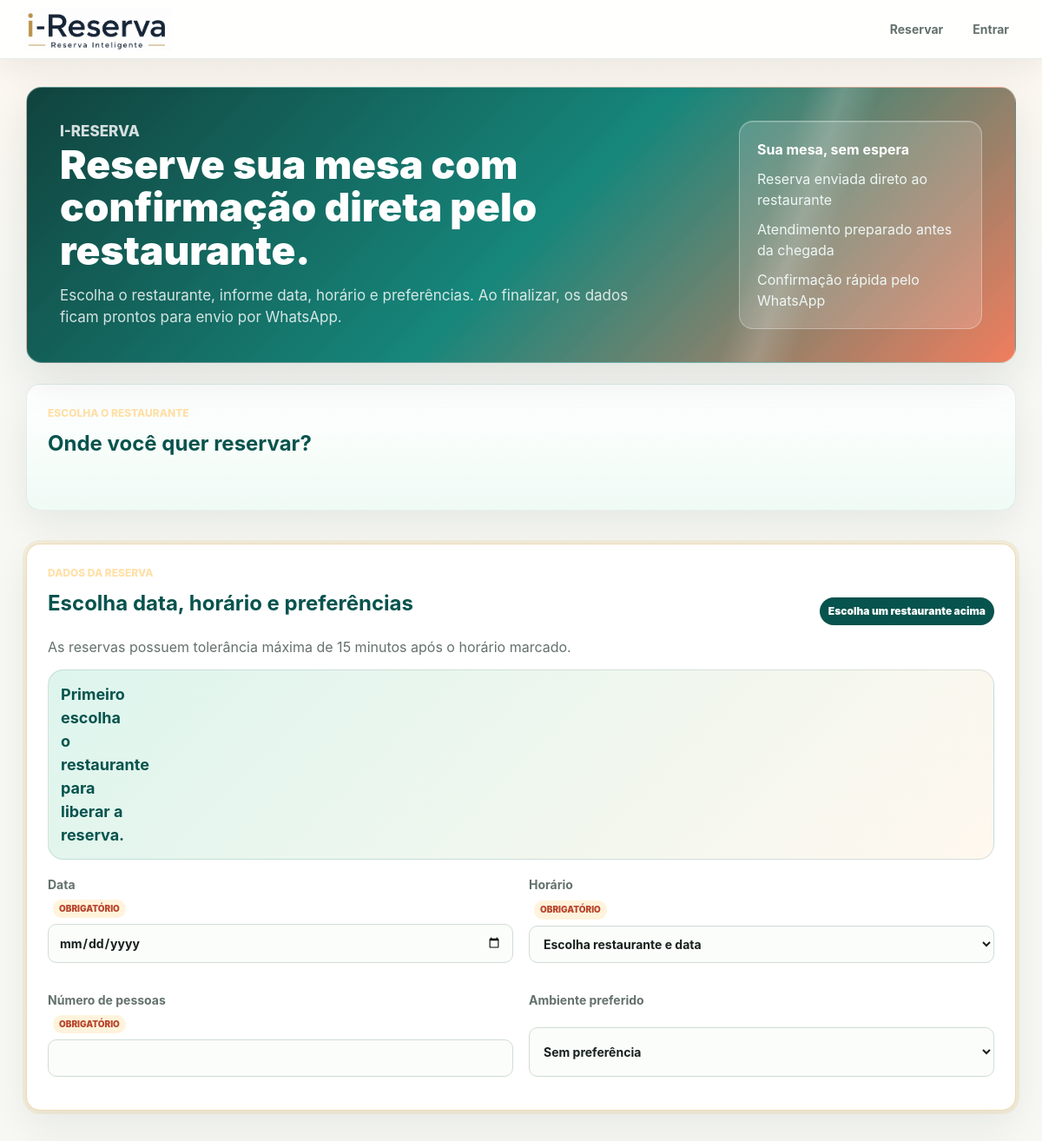
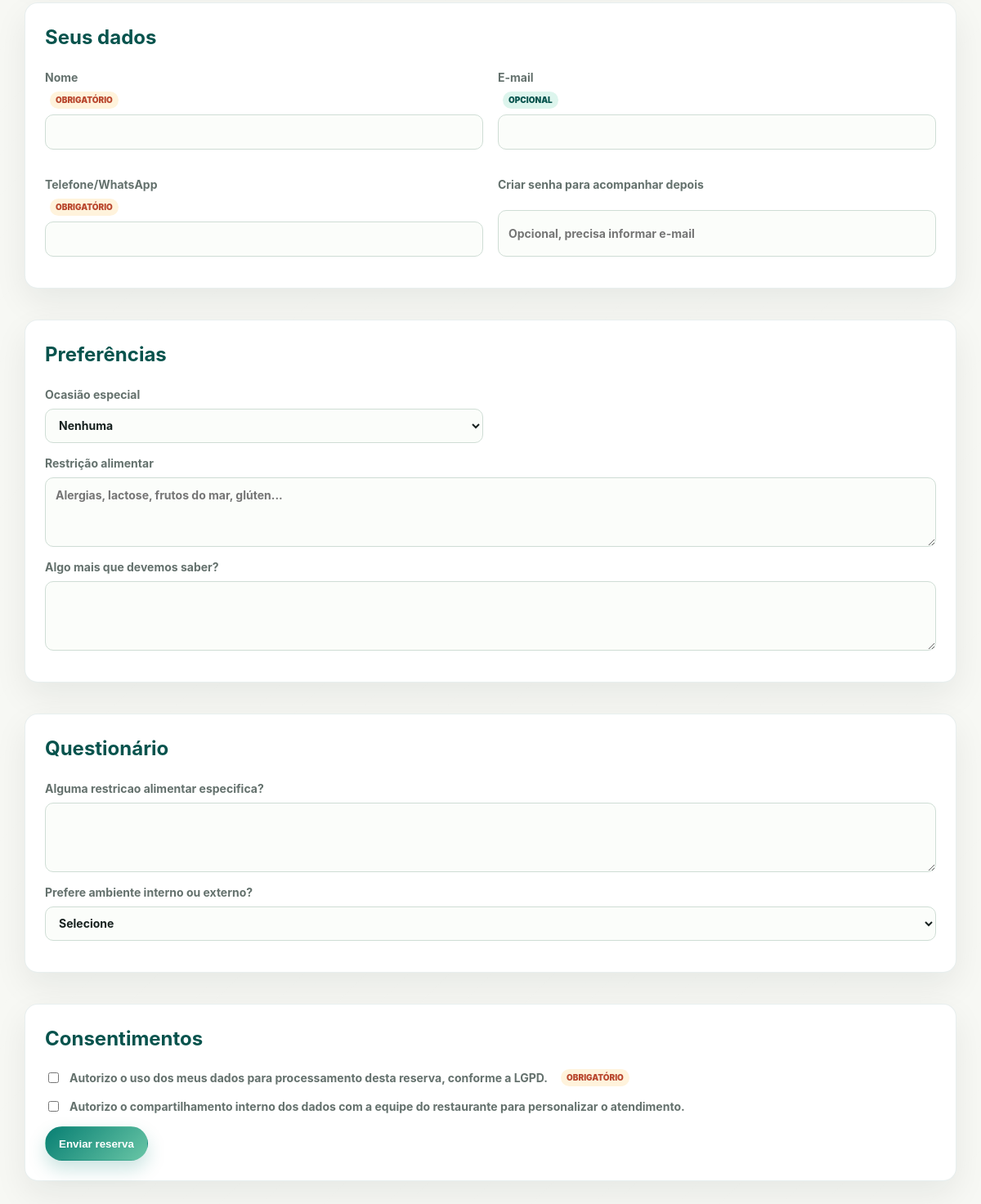
/, run on an earlier commit of the app's database (2 pictures, top to bottom).
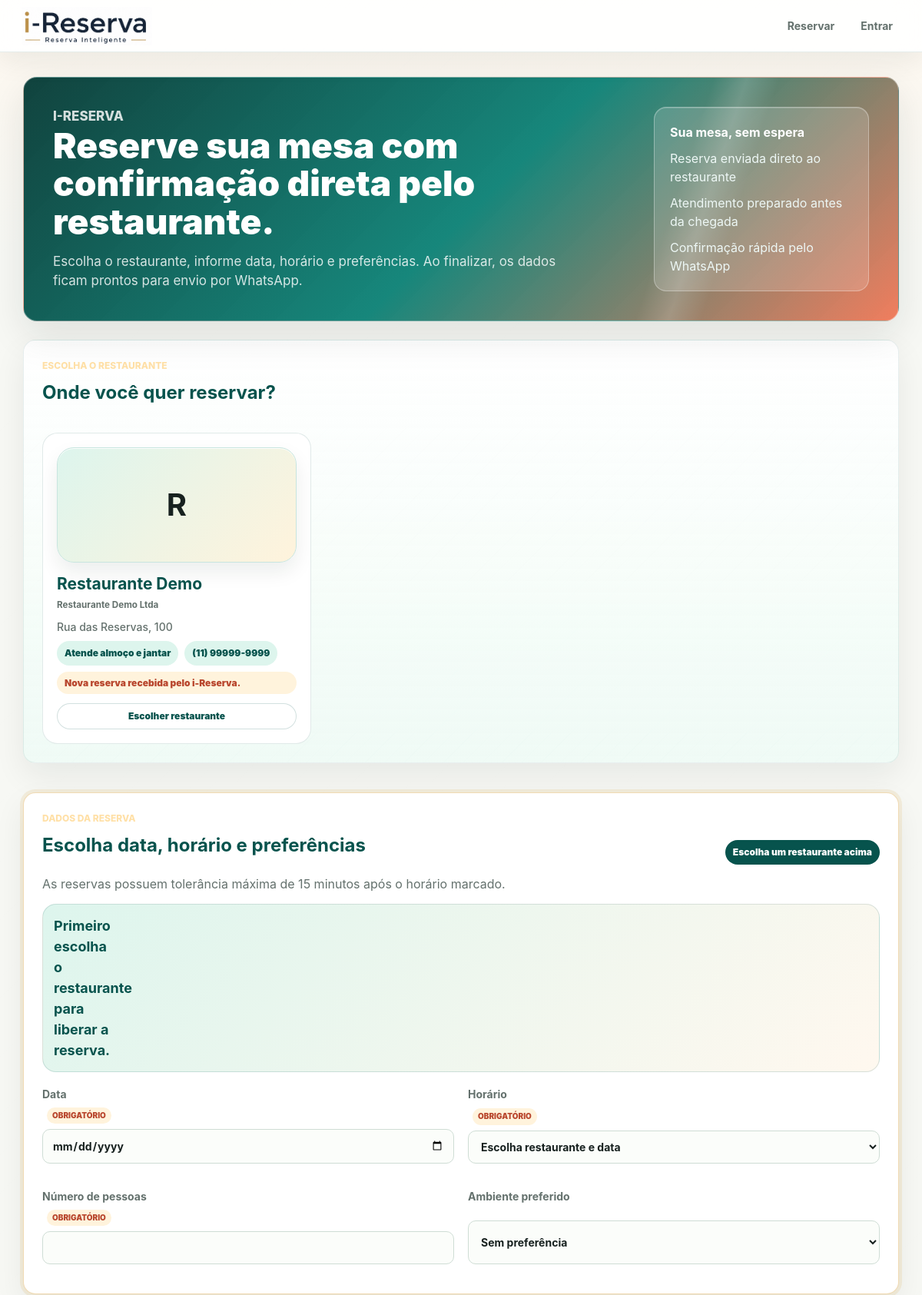
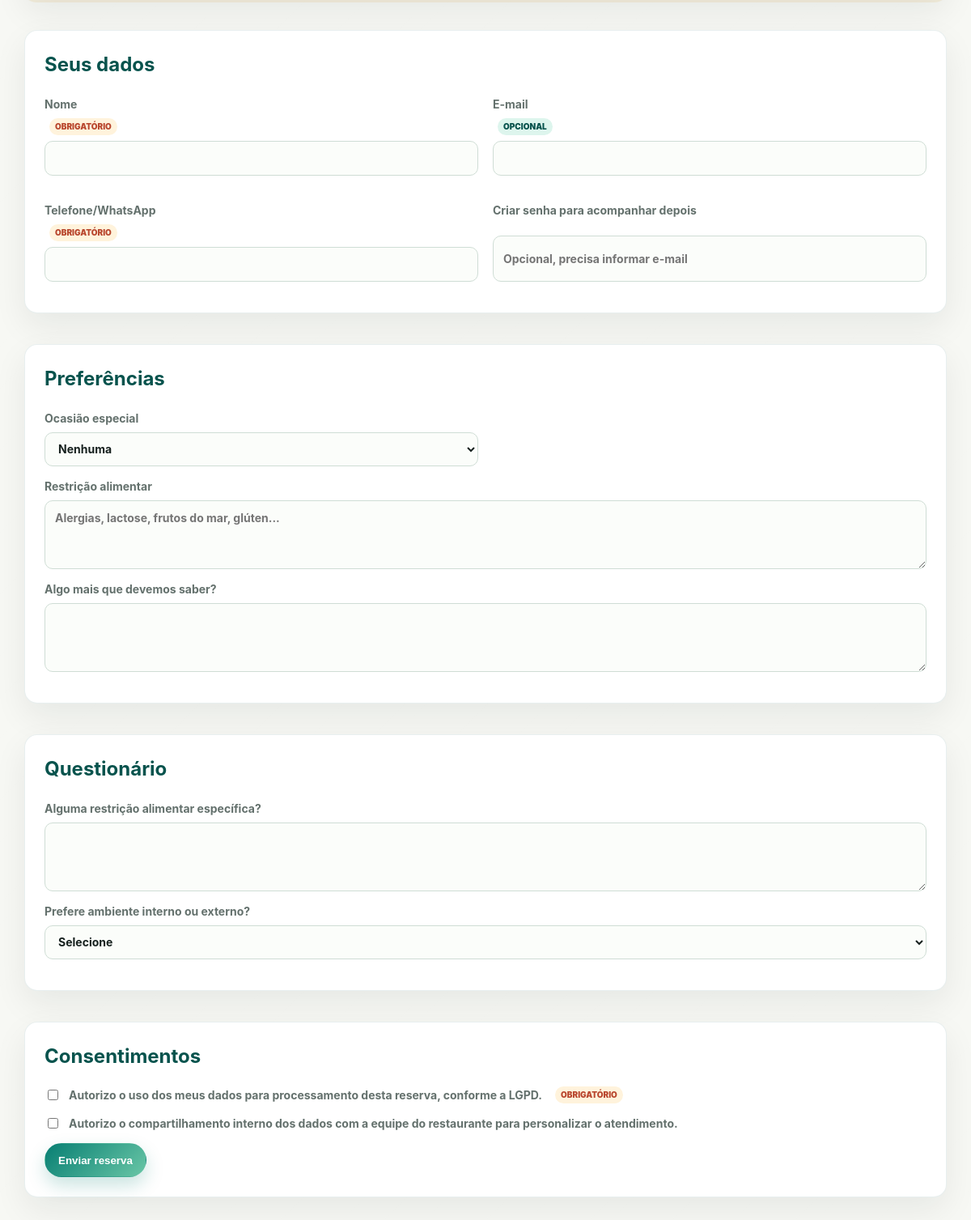
And on a later commit of the database (2 pictures, top to bottom).
### tables this page shows
CREATE TABLE questionnaire_questions (
  id INT AUTO_INCREMENT PRIMARY KEY,
  label VARCHAR(220) NOT NULL,
  field_type ENUM('text','textarea','select','checkbox') NOT NULL DEFAULT 'text',
  options_text TEXT NULL,
  is_required TINYINT(1) NOT NULL DEFAULT 0,
  sort_order INT NOT NULL DEFAULT 0,
  status ENUM('active','inactive') NOT NULL DEFAULT 'active',
  created_at TIMESTAMP DEFAULT CURRENT_TIMESTAMP
);

CREATE TABLE restaurants (
  id INT AUTO_INCREMENT PRIMARY KEY,
  name VARCHAR(180) NOT NULL,
  legal_name VARCHAR(180) NULL,
  document_number VARCHAR(40) NULL,
  email VARCHAR(160) NULL,
  phone VARCHAR(40) NULL,
  whatsapp VARCHAR(40) NOT NULL,
  logo_url VARCHAR(500) NULL,
  logo_mime VARCHAR(80) NULL,
  logo_data MEDIUMBLOB NULL,
  smtp_enabled TINYINT(1) NOT NULL DEFAULT 0,
  smtp_host VARCHAR(180) NULL,
  smtp_port INT NULL DEFAULT 587,
  smtp_username VARCHAR(180) NULL,
  smtp_password VARCHAR(255) NULL,
  smtp_encryption ENUM('tls','ssl','none') NOT NULL DEFAULT 'tls',
  smtp_from_email VARCHAR(180) NULL,
  smtp_from_name VARCHAR(180) NULL,
  smtp_admin_email VARCHAR(180) NULL,
  address TEXT NULL,
  reservation_message TEXT NULL,
  status ENUM('active','inactive') NOT NULL DEFAULT 'active',
  created_at TIMESTAMP DEFAULT CURRENT_TIMESTAMP
);

### includes/functions.php (called while the page is built, shortened)
<?php
function e($value)
{
    return htmlspecialchars((string)$value, ENT_QUOTES, 'UTF-8');
}
function current_customer()
{
    return isset($_SESSION['customer']) ? $_SESSION['customer'] : null;
}
function restaurant_logo_src($restaurant)
{
    $hasLogo = !empty($restaurant['has_logo']) || (!array_key_exists('has_logo', $restaurant) && !empty($restaurant['logo_mime']));
    return '';
}

### public/index.php (the view, shortened to what this page needs)
<?php
require_once __DIR__ . '/../config/db.php';
require_once __DIR__ . '/../includes/header.php';
$questions = $pdo->query("SELECT * FROM questionnaire_questions WHERE status = 'active' ORDER BY sort_order, id")->fetchAll();
$restaurants = $pdo->query("SELECT id, name, legal_name, email, phone, whatsapp, logo_url, logo_mime, logo_data IS NOT NULL AS has_logo, IF(logo_data IS NULL, NULL, MD5(logo_data)) AS logo_version, address, reservation_message FROM restaurants WHERE status = 'active' ORDER BY name")->fetchAll();
$hoursRows = $pdo->query("SELECT restaurant_id, weekday, period, opens_at, closes_at, is_closed FROM restaurant_hours ORDER BY restaurant_id, weekday, period")->fetchAll();
$availability = array();
foreach ($hoursRows as $row) {
    $availability[(int)$row['restaurant_id']][(int)$row['weekday']][] = array(
        'period' => $row['period'],
        'open' => substr($row['opens_at'], 0, 5),
        'close' => substr($row['closes_at'], 0, 5)
    );
}
$customer = current_customer();
function restaurant_hours_summary($availability, $restaurantId)
{
    $periodLabels = array('lunch' => 'almoço', 'dinner' => 'jantar');
    $availablePeriods = array();
    foreach ($availability[$restaurantId] as $periods) {
        foreach ($periods as $period) {
            $availablePeriods[$period['period']] = isset($periodLabels[$period['period']]) ? $periodLabels[$period['period']] : $period['period'];
        }
    }
    return 'Atende ' . implode(' e ', array_values($availablePeriods));
}
?>
<section class="hero">
    <div>
        <p class="eyebrow">i-Reserva</p>
        <h1>Reserve sua mesa com confirmação direta pelo restaurante.</h1>
        <p>Escolha o restaurante, informe data, horário e preferências. Ao finalizar, os dados ficam prontos para envio por WhatsApp.</p>
    </div>
    <div class="hero-panel">
        <strong>Sua mesa, sem espera</strong>
        <span>Reserva enviada direto ao restaurante</span>
        <span>Atendimento preparado antes da chegada</span>
        <span>Confirmação rápida pelo WhatsApp</span>
    </div>
</section>
<form class="form-grid public-booking-form no-restaurant-selected" action="reservar.php" method="post">
    <section class="panel restaurant-showcase">
        <div class="section-title">
            <div>
                <p class="eyebrow">Escolha o restaurante</p>
                <h2>Onde você quer reservar?</h2>
            </div>
        </div>
        <div class="restaurant-choice restaurant-showcase-grid">
            <?php foreach ($restaurants as $index => $restaurant): ?>
                <label class="restaurant-option restaurant-showcase-card">
                    <span class="restaurant-logo featured">
                        <?php if ($logo = restaurant_logo_src($restaurant)): ?>
                            <strong><?php echo e(substr($restaurant['name'], 0, 1)); ?></strong>
                            <img src="<?php echo e($logo); ?>" alt="<?php echo e($restaurant['name']); ?>" onerror="this.style.display='none'; this.parentElement.classList.add('logo-fallback');">
                        <?php else: ?>
                            <strong><?php echo e(substr($restaurant['name'], 0, 1)); ?></strong>
                        <?php endif; ?>
                    </span>
                    <span class="restaurant-showcase-content">
                        <strong><?php echo e($restaurant['name']); ?></strong>
                        <?php if (!empty($restaurant['legal_name'])): ?><small><?php echo e($restaurant['legal_name']); ?></small><?php endif; ?>
                        <em><?php echo e($restaurant['address']); ?></em>
                        <span class="restaurant-meta">
                            <span><?php echo e(restaurant_hours_summary($availability, (int)$restaurant['id'])); ?></span>
                            <?php if (!empty($restaurant['phone'])): ?><span><?php echo e($restaurant['phone']); ?></span><?php endif; ?>
                        </span>
                        <?php if (!empty($restaurant['reservation_message'])): ?>
                            <span class="restaurant-message"><?php echo e($restaurant['reservation_message']); ?></span>
                        <?php endif; ?>
                        <span class="restaurant-select-label" data-default-label="Escolher restaurante" data-selected-label="Restaurante selecionado">Escolher restaurante</span>
                    </span>
                </label>
            <?php endforeach; ?>
        </div>
    </section>
    <section class="panel reservation-details-panel" id="reservationDetails">
        <div class="section-title">
            <div>
                <p class="eyebrow">Dados da reserva</p>
                <h2>Escolha data, horário e preferências</h2>
                <p class="muted-line">As reservas possuem tolerância máxima de 15 minutos após o horário marcado.</p>
            </div>
            <span class="selected-restaurant-pill" id="selectedRestaurantPill">Escolha um restaurante acima</span>
        </div>
        <div class="selected-restaurant-summary" id="selectedRestaurantSummary"></div>
        <div class="grid two">
            <label>Data <span class="required-mark">obrigatório</span>
                <input type="date" name="reservation_date" required min="<?php echo date('Y-m-d'); ?>">
            </label>
            <label>Horário <span class="required-mark">obrigatório</span>
                <select name="reservation_time" id="reservationTime" required>
                    <option value="">Escolha restaurante e data</option>
                </select>
            </label>
            <label>Número de pessoas <span class="required-mark">obrigatório</span>
                <input type="number" name="party_size" min="1" max="40" required>
            </label>
            <label>Ambiente preferido
                <select name="environment_id">
                    <option value="">Sem preferência</option>
                </select>
            </label>
        </div>
    </section>
    <section class="panel">
        <h2>Seus dados</h2>
        <div class="grid two">
            <label>Nome <span class="required-mark">obrigatório</span>
                <input type="text" name="customer_name" required value="<?php echo e($customer ? $customer['name'] : ''); ?>">
            </label>
            <label>E-mail <span class="optional-mark">opcional</span>
                <input type="email" name="customer_email" value="<?php echo e($customer ? $customer['email'] : ''); ?>">
            </label>
            <label>Telefone/WhatsApp <span class="required-mark">obrigatório</span>
                <input type="text" name="customer_phone" required value="<?php echo e($customer ? $customer['phone'] : ''); ?>">
            </label>
            <?php if (!$customer): ?>
                <label>Criar senha para acompanhar depois
                    <input type="password" name="customer_password" placeholder="Opcional, precisa informar e-mail">
                </label>
            <?php endif; ?>
        </div>
    </section>
    <section class="panel">
            <h2>Preferências</h2>
        <div class="grid two">
            <label>Ocasião especial
                <select name="occasion_id" id="occasionSelect">
                    <option value="">Nenhuma</option>
                </select>
            </label>
        </div>
        <label>Restrição alimentar
            <textarea name="dietary_restrictions" rows="3" placeholder="Alergias, lactose, frutos do mar, glúten..."></textarea>
        </label>
        <label>Algo mais que devemos saber?
            <textarea name="notes" rows="3"></textarea>
        </label>
    </section>
    <?php if ($questions): ?>
        <section class="panel">
            <h2>Questionário</h2>
            <?php foreach ($questions as $question): ?>
                <label><?php echo e($question['label']); ?>
                    <?php if ($question['field_type'] === 'textarea'): ?>
                        <textarea name="answers[<?php echo (int)$question['id']; ?>]" rows="3" <?php echo $question['is_required'] ? 'required' : ''; ?>></textarea>
                    <?php elseif ($question['field_type'] === 'select'): ?>
                        <select name="answers[<?php echo (int)$question['id']; ?>]" <?php echo $question['is_required'] ? 'required' : ''; ?>>
                            <option value="">Selecione</option>
                        </select>
                    <?php elseif ($question['field_type'] === 'checkbox'): ?>
                        <input type="checkbox" name="answers[<?php echo (int)$question['id']; ?>]" value="Sim">
                    <?php else: ?>
                        <input type="text" name="answers[<?php echo (int)$question['id']; ?>]" <?php echo $question['is_required'] ? 'required' : ''; ?>>
                    <?php endif; ?>
                </label>
            <?php endforeach; ?>
        </section>
    <?php endif; ?>
    <section class="panel">
        <h2>Consentimentos</h2>
        <label class="check">
            <input type="checkbox" name="lgpd_terms_consent" value="1" required>
            Autorizo o uso dos meus dados para processamento desta reserva, conforme a LGPD. <span class="required-mark">obrigatório</span>
        </label>
        <label class="check">
            <input type="checkbox" name="lgpd_share_consent" value="1">
            Autorizo o compartilhamento interno dos dados com a equipe do restaurante para personalizar o atendimento.
        </label>
        <button class="button primary" type="submit">Enviar reserva</button>
    </section>
</form>
<?php require_once __DIR__ . '/../includes/footer.php'; ?>

### includes/header.php (shortened to what this page needs)
<?php
require_once __DIR__ . '/functions.php';
$isAdmin = isset($isAdmin) ? $isAdmin : false;
?>
<!doctype html>
<html lang="pt-BR">
<head>
    <link rel="stylesheet" href="../assets/css/app.css">
</head>
<body class="<?php echo $isAdmin ? 'admin-shell' : 'public-shell'; ?>">
<header class="topbar">
    <a class="brand" href="<?php echo $isAdmin ? 'index.php' : 'index.php'; ?>" aria-label="i-Reserva">
        <img src="../assets/img/logo-ireserva.png" alt="i-Reserva">
    </a>
    <nav>
        <?php if ($isAdmin): ?>
            <a href="index.php">Painel</a>
            <a href="ocupacao.php">Ocupação</a>
            <a href="reservas.php">Reservas</a>
            <a href="restaurantes.php">Restaurantes</a>
            <a href="configuracoes.php">Configurações</a>
            <a href="manutencao.php">Manutenção</a>
            <a href="logout.php">Sair</a>
        <?php else: ?>
            <a href="index.php">Reservar</a>
            <?php if (current_customer()): ?>
                <a href="minhas-reservas.php">Minhas reservas</a>
                <a href="logout.php">Sair</a>
            <?php else: ?>
                <a href="login.php">Entrar</a>
            <?php endif; ?>
        <?php endif; ?>
    </nav>
</header>
<main class="page">

### includes/footer.php
</main>
</body>
</html>

What changed in the data, as far as the page shows it:
added restaurants: name "R", name "Restaurante Demo", legal_name "Restaurante Demo Ltda", address "Rua das Reservas, 100", id "Atende almoço e jantar", phone "(11) 99999-9999", reservation_message "Nova reserva recebida pelo i-Reserva."
changed questionnaire_questions: label "Alguma restricao alimentar especifica?" → "Alguma restrição alimentar específica?"
